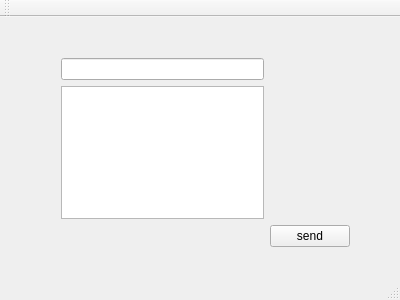
<?xml version="1.0" encoding="UTF-8"?>
<ui version="4.0">
 <class>MainWindow</class>
 <widget class="QMainWindow" name="MainWindow">
  <property name="geometry">
   <rect>
    <x>0</x>
    <y>0</y>
    <width>400</width>
    <height>300</height>
   </rect>
  </property>
  <property name="windowTitle">
   <string>MainWindow</string>
  </property>
  <widget class="QWidget" name="centralWidget">
   <widget class="QWidget" name="layoutWidget">
    <property name="geometry">
     <rect>
      <x>50</x>
      <y>30</y>
      <width>311</width>
      <height>211</height>
     </rect>
    </property>
    <layout class="QGridLayout" name="gridLayout">
     <item row="0" column="0">
      <widget class="QLineEdit" name="lineEdit"/>
     </item>
     <item row="4" column="1">
      <widget class="QPushButton" name="pushButton_send">
       <property name="text">
        <string>send</string>
       </property>
      </widget>
     </item>
     <item row="1" column="0">
      <widget class="QTextEdit" name="textEdit"/>
     </item>
     <item row="4" column="0">
      <widget class="QLabel" name="label_error">
       <property name="text">
        <string/>
       </property>
      </widget>
     </item>
    </layout>
   </widget>
  </widget>
  <widget class="QMenuBar" name="menuBar">
   <property name="geometry">
    <rect>
     <x>0</x>
     <y>0</y>
     <width>400</width>
     <height>23</height>
    </rect>
   </property>
  </widget>
  <widget class="QToolBar" name="mainToolBar">
   <attribute name="toolBarArea">
    <enum>TopToolBarArea</enum>
   </attribute>
   <attribute name="toolBarBreak">
    <bool>false</bool>
   </attribute>
  </widget>
  <widget class="QStatusBar" name="statusBar"/>
 </widget>
 <layoutdefault spacing="6" margin="11"/>
 <resources/>
 <connections/>
</ui>
